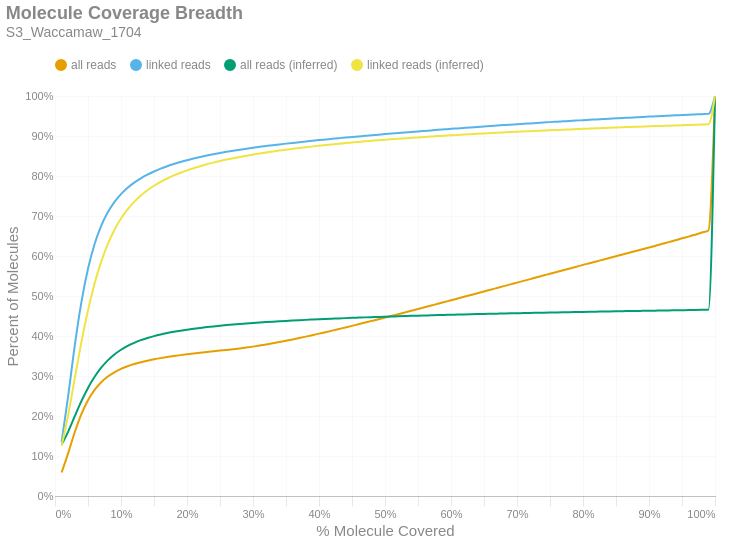

Notebook code cell kept with this figure:
### Markdown cell above
### Molecule Read Coverage
This chart shows molecule coverage breadth as computed by the number of bases aligned to that molecule. In other words, "*how much of each unique long molecule is actually sequenced/aligned?*" Keep in mind there is a distinction between sequences and alignments, since some sequences belonging to a particular molecule may not align well and wouldn't appear in the alignment data. This chart also shows molecule coverage breadth as computed by the *inferred fragment* from which the aligned sequences originate. Unlike read coverage, this calculation takes into account the total insert size, including unsequenced gaps between the forward and reverse reads. Like the previous figures, these are cumulative percents.

### Code cell
if SKIPLR:
    print_html(f"Skipped")
else:
    binned_df = consolidated_hist(valids['coverage_bp'], mask, 0.01, True)
    binned_df_inf = consolidated_hist(valids['coverage_inserts'], mask, 0.01, True)
    binned_df = binned_df.with_columns(pl.lit(binned_df_inf['all reads (cumsum)']).alias('all reads (inferred)'))
    binned_df = binned_df.with_columns(pl.lit(binned_df_inf['linked reads (cumsum)']).alias('linked reads (inferred)'))
    binned_df = binned_df.with_columns(
        (pl.col('bin').cast(pl.Float64) + 0.01).alias('right_edge')
    )

    with SafeRender(binned_df):
        (
            density_plot(binned_df, 'Molecule Coverage Breadth', samplename, 'molcov', ['all reads (inferred)','linked reads (inferred)'])
            .encode(
                #x=alt.X('bin:Q', title="% Molecule Covered").axis(format = '%').scale(padding=0),
                x=alt.X('right_edge:Q', title="% Molecule Covered").axis(format='%').scale(padding=0),
                y=alt.Y('value:Q', title='Percent of Molecules')
                    .axis(format='%')
                    .stack(False)
                    .scale(domainMin=0, padding=0),
                color=alt.Color("key:N").scale(domain = ["all reads", "linked reads", "all reads (inferred)", "linked reads (inferred)"]),
                tooltip = [
                    alt.Tooltip("key:N", title = "Data Type"),
                    alt.Tooltip("range_label:N", title="% Molecule Covered"),
                    alt.Tooltip("value:Q", format = ".2%", title="% Molecules")
                ]
            )
        ).display()

### Figure 1 — Vega-Lite specification as saved in the notebook (floating-point values rounded to 4 significant figures)
{"width": "container", "height": 400, "config": {"title": {"anchor": "start", "dy": -15, "fontSize": 18, "color": "#888888", "subtitleColor": "#888888", "subtitleFontSize": 14}, "arc": {"fill": "#0072B2"}, "axis": {"domainColor": "#888888", "domainWidth": 0.5, "gridWidth": 0.2, "grid": false, "titleFontWeight": 400, "titleFontSize": 15, "labelFontSize": 11, "labelColor": "#888888", "tickColor": "#888888", "tickWidth": 0.2, "titleColor": "#888888"}, "axisBand": {"grid": false}, "axisX": {"grid": true, "tickSize": 10, "domainCap": "round"}, "axisY": {"domain": false, "grid": true, "tickSize": 0, "domainCap": "round"}, "background": "transparent", "header": {"labelFontSize": 15, "labelColor": "#888888", "titleFontSize": 15, "titleFontWeight": 600, "titleColor": "#888888"}, "legend": {"labelFont": "sans-serif", "labelFontSize": 12, "labelColor": "#888888", "symbolSize": 100, "symbolType": "circle", "titleFontSize": 12, "titlePadding": 10, "titleColor": "#888888", "title": null, "orient": "top"}, "range": {"category": ["#E69F00", "#56B4E9", "#009E73", "#F0E442", "#0072B2", "#D55E00", "#CC79A7", "#000000"], "diverging": ["#cfe8f3", "#a2d4ec", "#73bfe2", "#46abdb", "#1696d2", "#12719e"]}, "area": {"fill": "#0072B2", "fillOpacity": 0.7, "line": true, "strokeOpacity": 0.7}, "line": {"color": "#0072B2", "stroke": "#0072B2", "strokeWidth": 2}, "trail": {"color": "#0072B2", "stroke": "#0072B2", "strokeWidth": 0, "size": 1}, "point": {"filled": true, "fillOpacity": 1.0, "size": 95}, "text": {"color": "#888888", "fontSize": 11, "align": "right", "fontWeight": 400, "size": 11}, "bar": {"fill": "#0072B2", "stroke": null}, "view": {"stroke": null, "continuousWidth": 660, "continuousHeight": 400}}, "data": {"name": "data-21782295954d6dbb2259239e8522344a"}, "mark": {"type": "line", "interpolate": "monotone", "point": {"opacity": 0, "size": 275}}, "encoding": {"color": {"field": "key", "scale": {"domain": ["all reads", "linked reads", "all reads (inferred)", "linked reads (inferred)"]}, "type": "nominal"}, "tooltip": [{"field": "key", "title": "Data Type", "type": "nominal"}, {"field": "range_label", "title": "% Molecule Covered", "type": "nominal"}, {"field": "value", "format": ".2%", "title": "% Molecules", "type": "quantitative"}], "x": {"axis": {"format": "%"}, "field": "right_edge", "scale": {"padding": 0}, "title": "% Molecule Covered", "type": "quantitative"}, "y": {"axis": {"format": "%"}, "field": "value", "scale": {"domainMin": 0, "padding": 0}, "stack": false, "title": "Percent of Molecules", "type": "quantitative"}}, "params": [{"name": "param_c36ac31b6afebe62", "select": {"type": "point", "fields": ["key"]}, "bind": "legend"}], "title": {"text": "Molecule Coverage Breadth", "subtitle": "S3_Waccamaw_1704"}, "transform": [{"fold": ["all reads (cumsum)", "linked reads (cumsum)", "all reads (inferred)", "linked reads (inferred)"]}, {"calculate": "replace(datum.key, ' (cumsum)', '')", "as": "key"}, {"filter": {"param": "param_c36ac31b6afebe62"}}], "usermeta": {"embedOptions": {"downloadFileName": "S3_Waccamaw_1704.molcov"}}, "$schema": "https://vega.github.io/schema/vega-lite/v6.1.0.json", "datasets": {"data-21782295954d6dbb2259239e8522344a": [{"bin": "0.0", "interval": "0.0-0.01", "all reads": 0.05865, "linked reads": 0.1349, "all reads (cumsum)": 0.05865, "linked reads (cumsum)": 0.1349, "range_label": "0.0-0.01", "all reads (inferred)": 0.1286, "linked reads (inferred)": 0.1254, "right_edge": 0.01}, {"bin": "0.01", "interval": "0.01-0.02", "all reads": 0.04858, "linked reads": 0.1156, "all reads (cumsum)": 0.1072, "linked reads (cumsum)": 0.2505, "range_label": "0.01-0.02", "all reads (inferred)": 0.161, "linked reads (inferred)": 0.2023, "right_edge": 0.02}, {"bin": "0.02", "interval": "0.02-0.03", "all reads": 0.05272, "linked reads": 0.1263, "all reads (cumsum)": 0.16, "linked reads (cumsum)": 0.3768, "range_label": "0.02-0.03", "all reads (inferred)": 0.1996, "linked reads (inferred)": 0.2946, "right_edge": 0.03}, {"bin": "0.03", "interval": "0.03-0.04", "all reads": 0.04491, "linked reads": 0.1077, "all reads (cumsum)": 0.2049, "linked reads (cumsum)": 0.4845, "range_label": "0.03-0.04", "all reads (inferred)": 0.237, "linked reads (inferred)": 0.3846, "right_edge": 0.04}, {"bin": "0.04", "interval": "0.04-0.05", "all reads": 0.03473, "linked reads": 0.08336, "all reads (cumsum)": 0.2396, "linked reads (cumsum)": 0.5679, "range_label": "0.04-0.05", "all reads (inferred)": 0.2701, "linked reads (inferred)": 0.4641, "right_edge": 0.05}, {"bin": "0.05", "interval": "0.05-0.06", "all reads": 0.02587, "linked reads": 0.06203, "all reads (cumsum)": 0.2655, "linked reads (cumsum)": 0.6299, "range_label": "0.05-0.06", "all reads (inferred)": 0.298, "linked reads (inferred)": 0.531, "right_edge": 0.06}, {"bin": "0.06", "interval": "0.06-0.07", "all reads": 0.01902, "linked reads": 0.04554, "all reads (cumsum)": 0.2845, "linked reads (cumsum)": 0.6755, "range_label": "0.06-0.07", "all reads (inferred)": 0.3208, "linked reads (inferred)": 0.586, "right_edge": 0.07}, {"bin": "0.07", "interval": "0.07-0.08", "all reads": 0.01414, "linked reads": 0.03381, "all reads (cumsum)": 0.2986, "linked reads (cumsum)": 0.7093, "range_label": "0.07-0.08", "all reads (inferred)": 0.3391, "linked reads (inferred)": 0.6299, "right_edge": 0.08}, {"bin": "0.08", "interval": "0.08-0.09", "all reads": 0.01069, "linked reads": 0.0255, "all reads (cumsum)": 0.3093, "linked reads (cumsum)": 0.7348, "range_label": "0.08-0.09", "all reads (inferred)": 0.3537, "linked reads (inferred)": 0.6652, "right_edge": 0.09}, {"bin": "0.09", "interval": "0.09-0.1", "all reads": 0.008348, "linked reads": 0.01988, "all reads (cumsum)": 0.3177, "linked reads (cumsum)": 0.7547, "range_label": "0.09-0.1", "all reads (inferred)": 0.3656, "linked reads (inferred)": 0.6936, "right_edge": 0.1}, {"bin": "0.1", "interval": "0.1-0.11", "all reads": 0.006745, "linked reads": 0.01598, "all reads (cumsum)": 0.3244, "linked reads (cumsum)": 0.7706, "range_label": "0.1-0.11", "all reads (inferred)": 0.3751, "linked reads (inferred)": 0.7165, "right_edge": 0.11}, {"bin": "0.11", "interval": "0.11-0.12", "all reads": 0.005462, "linked reads": 0.01292, "all reads (cumsum)": 0.3299, "linked reads (cumsum)": 0.7836, "range_label": "0.11-0.12", "all reads (inferred)": 0.383, "linked reads (inferred)": 0.7354, "right_edge": 0.12}, {"bin": "0.12", "interval": "0.12-0.13", "all reads": 0.004537, "linked reads": 0.01069, "all reads (cumsum)": 0.3344, "linked reads (cumsum)": 0.7942, "range_label": "0.12-0.13", "all reads (inferred)": 0.3896, "linked reads (inferred)": 0.7512, "right_edge": 0.13}, {"bin": "0.13", "interval": "0.13-0.14", "all reads": 0.003901, "linked reads": 0.009169, "all reads (cumsum)": 0.3383, "linked reads (cumsum)": 0.8034, "range_label": "0.13-0.14", "all reads (inferred)": 0.3951, "linked reads (inferred)": 0.7643, "right_edge": 0.14}, {"bin": "0.14", "interval": "0.14-0.15", "all reads": 0.003367, "linked reads": 0.007868, "all reads (cumsum)": 0.3417, "linked reads (cumsum)": 0.8113, "range_label": "0.14-0.15", "all reads (inferred)": 0.3998, "linked reads (inferred)": 0.7756, "right_edge": 0.15}, {"bin": "0.15", "interval": "0.15-0.16", "all reads": 0.003034, "linked reads": 0.006999, "all reads (cumsum)": 0.3447, "linked reads (cumsum)": 0.8183, "range_label": "0.15-0.16", "all reads (inferred)": 0.4038, "linked reads (inferred)": 0.7853, "right_edge": 0.16}, {"bin": "0.16", "interval": "0.16-0.17", "all reads": 0.00273, "linked reads": 0.006204, "all reads (cumsum)": 0.3474, "linked reads (cumsum)": 0.8245, "range_label": "0.16-0.17", "all reads (inferred)": 0.4074, "linked reads (inferred)": 0.7938, "right_edge": 0.17}, {"bin": "0.17", "interval": "0.17-0.18", "all reads": 0.002483, "linked reads": 0.005533, "all reads (cumsum)": 0.3499, "linked reads (cumsum)": 0.83, "range_label": "0.17-0.18", "all reads (inferred)": 0.4106, "linked reads (inferred)": 0.8014, "right_edge": 0.18}, {"bin": "0.18", "interval": "0.18-0.19", "all reads": 0.002271, "linked reads": 0.00496, "all reads (cumsum)": 0.3522, "linked reads (cumsum)": 0.835, "range_label": "0.18-0.19", "all reads (inferred)": 0.4133, "linked reads (inferred)": 0.808, "right_edge": 0.19}, {"bin": "0.19", "interval": "0.19-0.2", "all reads": 0.002144, "linked reads": 0.004606, "all reads (cumsum)": 0.3543, "linked reads (cumsum)": 0.8396, "range_label": "0.19-0.2", "all reads (inferred)": 0.4159, "linked reads (inferred)": 0.8141, "right_edge": 0.2}, {"bin": "0.2", "interval": "0.2-0.21", "all reads": 0.001975, "linked reads": 0.004115, "all reads (cumsum)": 0.3563, "linked reads (cumsum)": 0.8437, "range_label": "0.2-0.21", "all reads (inferred)": 0.4182, "linked reads (inferred)": 0.8196, "right_edge": 0.21}, {"bin": "0.21", "interval": "0.21-0.22", "all reads": 0.001873, "linked reads": 0.003806, "all reads (cumsum)": 0.3582, "linked reads (cumsum)": 0.8475, "range_label": "0.21-0.22", "all reads (inferred)": 0.4203, "linked reads (inferred)": 0.8245, "right_edge": 0.22}, {"bin": "0.22", "interval": "0.22-0.23", "all reads": 0.001809, "linked reads": 0.003574, "all reads (cumsum)": 0.36, "linked reads (cumsum)": 0.8511, "range_label": "0.22-0.23", "all reads (inferred)": 0.4222, "linked reads (inferred)": 0.8292, "right_edge": 0.23}, {"bin": "0.23", "interval": "0.23-0.24", "all reads": 0.001753, "linked reads": 0.003318, "all reads (cumsum)": 0.3617, "linked reads (cumsum)": 0.8544, "range_label": "0.23-0.24", "all reads (inferred)": 0.424, "linked reads (inferred)": 0.8334, "right_edge": 0.24}, {"bin": "0.24", "interval": "0.24-0.25", "all reads": 0.001724, "linked reads": 0.003143, "all reads (cumsum)": 0.3635, "linked reads (cumsum)": 0.8575, "range_label": "0.24-0.25", "all reads (inferred)": 0.4257, "linked reads (inferred)": 0.8374, "right_edge": 0.25}, {"bin": "0.25", "interval": "0.25-0.26", "all reads": 0.001682, "linked reads": 0.002914, "all reads (cumsum)": 0.3652, "linked reads (cumsum)": 0.8605, "range_label": "0.25-0.26", "all reads (inferred)": 0.4272, "linked reads (inferred)": 0.841, "right_edge": 0.26}, {"bin": "0.26", "interval": "0.26-0.27", "all reads": 0.001772, "linked reads": 0.002751, "all reads (cumsum)": 0.3669, "linked reads (cumsum)": 0.8632, "range_label": "0.26-0.27", "all reads (inferred)": 0.4286, "linked reads (inferred)": 0.8444, "right_edge": 0.27}, {"bin": "0.27", "interval": "0.27-0.28", "all reads": 0.001942, "linked reads": 0.002612, "all reads (cumsum)": 0.3689, "linked reads (cumsum)": 0.8658, "range_label": "0.27-0.28", "all reads (inferred)": 0.43, "linked reads (inferred)": 0.8477, "right_edge": 0.28}, {"bin": "0.28", "interval": "0.28-0.29", "all reads": 0.002176, "linked reads": 0.002499, "all reads (cumsum)": 0.371, "linked reads (cumsum)": 0.8683, "range_label": "0.28-0.29", "all reads (inferred)": 0.4313, "linked reads (inferred)": 0.8507, "right_edge": 0.29}, {"bin": "0.29", "interval": "0.29-0.3", "all reads": 0.002414, "linked reads": 0.002372, "all reads (cumsum)": 0.3735, "linked reads (cumsum)": 0.8707, "range_label": "0.29-0.3", "all reads (inferred)": 0.4325, "linked reads (inferred)": 0.8535, "right_edge": 0.3}, {"bin": "0.3", "interval": "0.3-0.31", "all reads": 0.002571, "linked reads": 0.002204, "all reads (cumsum)": 0.376, "linked reads (cumsum)": 0.8729, "range_label": "0.3-0.31", "all reads (inferred)": 0.4336, "linked reads (inferred)": 0.8562, "right_edge": 0.31}, {"bin": "0.31", "interval": "0.31-0.32", "all reads": 0.002776, "linked reads": 0.002116, "all reads (cumsum)": 0.3788, "linked reads (cumsum)": 0.875, "range_label": "0.31-0.32", "all reads (inferred)": 0.4347, "linked reads (inferred)": 0.8588, "right_edge": 0.32}, {"bin": "0.32", "interval": "0.32-0.33", "all reads": 0.002976, "linked reads": 0.002077, "all reads (cumsum)": 0.3818, "linked reads (cumsum)": 0.8771, "range_label": "0.32-0.33", "all reads (inferred)": 0.4358, "linked reads (inferred)": 0.8613, "right_edge": 0.33}, {"bin": "0.33", "interval": "0.33-0.34", "all reads": 0.003089, "linked reads": 0.001957, "all reads (cumsum)": 0.3849, "linked reads (cumsum)": 0.879, "range_label": "0.33-0.34", "all reads (inferred)": 0.4368, "linked reads (inferred)": 0.8636, "right_edge": 0.34}, {"bin": "0.34", "interval": "0.34-0.35", "all reads": 0.003241, "linked reads": 0.001912, "all reads (cumsum)": 0.3881, "linked reads (cumsum)": 0.881, "range_label": "0.34-0.35", "all reads (inferred)": 0.4377, "linked reads (inferred)": 0.8659, "right_edge": 0.35}, {"bin": "0.35", "interval": "0.35-0.36", "all reads": 0.003338, "linked reads": 0.001839, "all reads (cumsum)": 0.3914, "linked reads (cumsum)": 0.8828, "range_label": "0.35-0.36", "all reads (inferred)": 0.4386, "linked reads (inferred)": 0.868, "right_edge": 0.36}, {"bin": "0.36", "interval": "0.36-0.37", "all reads": 0.003443, "linked reads": 0.001792, "all reads (cumsum)": 0.3949, "linked reads (cumsum)": 0.8846, "range_label": "0.36-0.37", "all reads (inferred)": 0.4395, "linked reads (inferred)": 0.87, "right_edge": 0.37}, {"bin": "0.37", "interval": "0.37-0.38", "all reads": 0.003546, "linked reads": 0.001754, "all reads (cumsum)": 0.3984, "linked reads (cumsum)": 0.8863, "range_label": "0.37-0.38", "all reads (inferred)": 0.4403, "linked reads (inferred)": 0.872, "right_edge": 0.38}, {"bin": "0.38", "interval": "0.38-0.39", "all reads": 0.003669, "linked reads": 0.001681, "all reads (cumsum)": 0.4021, "linked reads (cumsum)": 0.888, "range_label": "0.38-0.39", "all reads (inferred)": 0.4411, "linked reads (inferred)": 0.8738, "right_edge": 0.39}, {"bin": "0.39", "interval": "0.39-0.4", "all reads": 0.003789, "linked reads": 0.001694, "all reads (cumsum)": 0.4059, "linked reads (cumsum)": 0.8897, "range_label": "0.39-0.4", "all reads (inferred)": 0.4419, "linked reads (inferred)": 0.8756, "right_edge": 0.4}, {"bin": "0.4", "interval": "0.4-0.41", "all reads": 0.003689, "linked reads": 0.001601, "all reads (cumsum)": 0.4096, "linked reads (cumsum)": 0.8913, "range_label": "0.4-0.41", "all reads (inferred)": 0.4426, "linked reads (inferred)": 0.8774, "right_edge": 0.41}, {"bin": "0.41", "interval": "0.41-0.42", "all reads": 0.003854, "linked reads": 0.001589, "all reads (cumsum)": 0.4134, "linked reads (cumsum)": 0.8929, "range_label": "0.41-0.42", "all reads (inferred)": 0.4433, "linked reads (inferred)": 0.879, "right_edge": 0.42}, {"bin": "0.42", "interval": "0.42-0.43", "all reads": 0.003947, "linked reads": 0.0016, "all reads (cumsum)": 0.4174, "linked reads (cumsum)": 0.8945, "range_label": "0.42-0.43", "all reads (inferred)": 0.444, "linked reads (inferred)": 0.8807, "right_edge": 0.43}, {"bin": "0.43", "interval": "0.43-0.44", "all reads": 0.003961, "linked reads": 0.001562, "all reads (cumsum)": 0.4213, "linked reads (cumsum)": 0.8961, "range_label": "0.43-0.44", "all reads (inferred)": 0.4447, "linked reads (inferred)": 0.8822, "right_edge": 0.44}, {"bin": "0.44", "interval": "0.44-0.45", "all reads": 0.004031, "linked reads": 0.001463, "all reads (cumsum)": 0.4254, "linked reads (cumsum)": 0.8975, "range_label": "0.44-0.45", "all reads (inferred)": 0.4453, "linked reads (inferred)": 0.8837, "right_edge": 0.45}, {"bin": "0.45", "interval": "0.45-0.46", "all reads": 0.004113, "linked reads": 0.001474, "all reads (cumsum)": 0.4295, "linked reads (cumsum)": 0.899, "range_label": "0.45-0.46", "all reads (inferred)": 0.446, "linked reads (inferred)": 0.8852, "right_edge": 0.46}, {"bin": "0.46", "interval": "0.46-0.47", "all reads": 0.004094, "linked reads": 0.001476, "all reads (cumsum)": 0.4336, "linked reads (cumsum)": 0.9005, "range_label": "0.46-0.47", "all reads (inferred)": 0.4466, "linked reads (inferred)": 0.8866, "right_edge": 0.47}, {"bin": "0.47", "interval": "0.47-0.48", "all reads": 0.004194, "linked reads": 0.001459, "all reads (cumsum)": 0.4378, "linked reads (cumsum)": 0.9019, "range_label": "0.47-0.48", "all reads (inferred)": 0.4471, "linked reads (inferred)": 0.8879, "right_edge": 0.48}, {"bin": "0.48", "interval": "0.48-0.49", "all reads": 0.004027, "linked reads": 0.001395, "all reads (cumsum)": 0.4418, "linked reads (cumsum)": 0.9033, "range_label": "0.48-0.49", "all reads (inferred)": 0.4477, "linked reads (inferred)": 0.8893, "right_edge": 0.49}, {"bin": "0.49", "interval": "0.49-0.5", "all reads": 0.004469, "linked reads": 0.001429, "all reads (cumsum)": 0.4463, "linked reads (cumsum)": 0.9048, "range_label": "0.49-0.5", "all reads (inferred)": 0.4483, "linked reads (inferred)": 0.8906, "right_edge": 0.5}, {"bin": "0.5", "interval": "0.5-0.51", "all reads": 0.003876, "linked reads": 0.001292, "all reads (cumsum)": 0.4501, "linked reads (cumsum)": 0.9061, "range_label": "0.5-0.51", "all reads (inferred)": 0.4488, "linked reads (inferred)": 0.8918, "right_edge": 0.51}, {"bin": "0.51", "interval": "0.51-0.52", "all reads": 0.004389, "linked reads": 0.001393, "all reads (cumsum)": 0.4545, "linked reads (cumsum)": 0.9074, "range_label": "0.51-0.52", "all reads (inferred)": 0.4493, "linked reads (inferred)": 0.893, "right_edge": 0.52}, {"bin": "0.52", "interval": "0.52-0.53", "all reads": 0.004226, "linked reads": 0.001339, "all reads (cumsum)": 0.4588, "linked reads (cumsum)": 0.9088, "range_label": "0.52-0.53", "all reads (inferred)": 0.4498, "linked reads (inferred)": 0.8942, "right_edge": 0.53}, {"bin": "0.53", "interval": "0.53-0.54", "all reads": 0.004308, "linked reads": 0.001305, "all reads (cumsum)": 0.4631, "linked reads (cumsum)": 0.9101, "range_label": "0.53-0.54", "all reads (inferred)": 0.4503, "linked reads (inferred)": 0.8954, "right_edge": 0.54}, {"bin": "0.54", "interval": "0.54-0.55", "all reads": 0.004249, "linked reads": 0.001335, "all reads (cumsum)": 0.4673, "linked reads (cumsum)": 0.9114, "range_label": "0.54-0.55", "all reads (inferred)": 0.4508, "linked reads (inferred)": 0.8965, "right_edge": 0.55}, {"bin": "0.55", "interval": "0.55-0.56", "all reads": 0.004367, "linked reads": 0.001305, "all reads (cumsum)": 0.4717, "linked reads (cumsum)": 0.9127, "range_label": "0.55-0.56", "all reads (inferred)": 0.4513, "linked reads (inferred)": 0.8976, "right_edge": 0.56}, {"bin": "0.56", "interval": "0.56-0.57", "all reads": 0.004389, "linked reads": 0.001307, "all reads (cumsum)": 0.4761, "linked reads (cumsum)": 0.914, "range_label": "0.56-0.57", "all reads (inferred)": 0.4518, "linked reads (inferred)": 0.8986, "right_edge": 0.57}, {"bin": "0.57", "interval": "0.57-0.58", "all reads": 0.004379, "linked reads": 0.001291, "all reads (cumsum)": 0.4805, "linked reads (cumsum)": 0.9153, "range_label": "0.57-0.58", "all reads (inferred)": 0.4522, "linked reads (inferred)": 0.8997, "right_edge": 0.58}, {"bin": "0.58", "interval": "0.58-0.59", "all reads": 0.004415, "linked reads": 0.001246, "all reads (cumsum)": 0.4849, "linked reads (cumsum)": 0.9166, "range_label": "0.58-0.59", "all reads (inferred)": 0.4526, "linked reads (inferred)": 0.9007, "right_edge": 0.59}, {"bin": "0.59", "interval": "0.59-0.6", "all reads": 0.00444, "linked reads": 0.001253, "all reads (cumsum)": 0.4893, "linked reads (cumsum)": 0.9178, "range_label": "0.59-0.6", "all reads (inferred)": 0.4531, "linked reads (inferred)": 0.9017, "right_edge": 0.6}, {"bin": "0.6", "interval": "0.6-0.61", "all reads": 0.004296, "linked reads": 0.001225, "all reads (cumsum)": 0.4936, "linked reads (cumsum)": 0.9191, "range_label": "0.6-0.61", "all reads (inferred)": 0.4535, "linked reads (inferred)": 0.9026, "right_edge": 0.61}, {"bin": "0.61", "interval": "0.61-0.62", "all reads": 0.004455, "linked reads": 0.001228, "all reads (cumsum)": 0.4981, "linked reads (cumsum)": 0.9203, "range_label": "0.61-0.62", "all reads (inferred)": 0.4539, "linked reads (inferred)": 0.9037, "right_edge": 0.62}, {"bin": "0.62", "interval": "0.62-0.63", "all reads": 0.004391, "linked reads": 0.001209, "all reads (cumsum)": 0.5025, "linked reads (cumsum)": 0.9215, "range_label": "0.62-0.63", "all reads (inferred)": 0.4544, "linked reads (inferred)": 0.9046, "right_edge": 0.63}, {"bin": "0.63", "interval": "0.63-0.64", "all reads": 0.00443, "linked reads": 0.00117, "all reads (cumsum)": 0.5069, "linked reads (cumsum)": 0.9227, "range_label": "0.63-0.64", "all reads (inferred)": 0.4547, "linked reads (inferred)": 0.9055, "right_edge": 0.64}, {"bin": "0.64", "interval": "0.64-0.65", "all reads": 0.004373, "linked reads": 0.001148, "all reads (cumsum)": 0.5113, "linked reads (cumsum)": 0.9238, "range_label": "0.64-0.65", "all reads (inferred)": 0.4551, "linked reads (inferred)": 0.9064, "right_edge": 0.65}, {"bin": "0.65", "interval": "0.65-0.66", "all reads": 0.004578, "linked reads": 0.001173, "all reads (cumsum)": 0.5158, "linked reads (cumsum)": 0.925, "range_label": "0.65-0.66", "all reads (inferred)": 0.4555, "linked reads (inferred)": 0.9072, "right_edge": 0.66}, {"bin": "0.66", "interval": "0.66-0.67", "all reads": 0.00438, "linked reads": 0.001116, "all reads (cumsum)": 0.5202, "linked reads (cumsum)": 0.9261, "range_label": "0.66-0.67", "all reads (inferred)": 0.4559, "linked reads (inferred)": 0.9081, "right_edge": 0.67}, {"bin": "0.67", "interval": "0.67-0.68", "all reads": 0.004436, "linked reads": 0.001143, "all reads (cumsum)": 0.5246, "linked reads (cumsum)": 0.9272, "range_label": "0.67-0.68", "all reads (inferred)": 0.4563, "linked reads (inferred)": 0.9089, "right_edge": 0.68}, {"bin": "0.68", "interval": "0.68-0.69", "all reads": 0.004365, "linked reads": 0.001098, "all reads (cumsum)": 0.529, "linked reads (cumsum)": 0.9283, "range_label": "0.68-0.69", "all reads (inferred)": 0.4566, "linked reads (inferred)": 0.9098, "right_edge": 0.69}, {"bin": "0.69", "interval": "0.69-0.7", "all reads": 0.004494, "linked reads": 0.001086, "all reads (cumsum)": 0.5335, "linked reads (cumsum)": 0.9294, "range_label": "0.69-0.7", "all reads (inferred)": 0.457, "linked reads (inferred)": 0.9106, "right_edge": 0.7}, {"bin": "0.7", "interval": "0.7-0.71", "all reads": 0.004352, "linked reads": 0.001061, "all reads (cumsum)": 0.5379, "linked reads (cumsum)": 0.9305, "range_label": "0.7-0.71", "all reads (inferred)": 0.4573, "linked reads (inferred)": 0.9113, "right_edge": 0.71}, {"bin": "0.71", "interval": "0.71-0.72", "all reads": 0.004409, "linked reads": 0.001071, "all reads (cumsum)": 0.5423, "linked reads (cumsum)": 0.9316, "range_label": "0.71-0.72", "all reads (inferred)": 0.4577, "linked reads (inferred)": 0.9121, "right_edge": 0.72}, {"bin": "0.72", "interval": "0.72-0.73", "all reads": 0.004467, "linked reads": 0.001051, "all reads (cumsum)": 0.5467, "linked reads (cumsum)": 0.9326, "range_label": "0.72-0.73", "all reads (inferred)": 0.458, "linked reads (inferred)": 0.9128, "right_edge": 0.73}, {"bin": "0.73", "interval": "0.73-0.74", "all reads": 0.004351, "linked reads": 0.00103, "all reads (cumsum)": 0.5511, "linked reads (cumsum)": 0.9336, "range_label": "0.73-0.74", "all reads (inferred)": 0.4583, "linked reads (inferred)": 0.9136, "right_edge": 0.74}, {"bin": "0.74", "interval": "0.74-0.75", "all reads": 0.004582, "linked reads": 0.001054, "all reads (cumsum)": 0.5557, "linked reads (cumsum)": 0.9347, "range_label": "0.74-0.75", "all reads (inferred)": 0.4587, "linked reads (inferred)": 0.9144, "right_edge": 0.75}, {"bin": "0.75", "interval": "0.75-0.76", "all reads": 0.004338, "linked reads": 0.0009759, "all reads (cumsum)": 0.56, "linked reads (cumsum)": 0.9357, "range_label": "0.75-0.76", "all reads (inferred)": 0.459, "linked reads (inferred)": 0.9151, "right_edge": 0.76}, {"bin": "0.76", "interval": "0.76-0.77", "all reads": 0.004396, "linked reads": 0.0009767, "all reads (cumsum)": 0.5644, "linked reads (cumsum)": 0.9366, "range_label": "0.76-0.77", "all reads (inferred)": 0.4593, "linked reads (inferred)": 0.9158, "right_edge": 0.77}, {"bin": "0.77", "interval": "0.77-0.78", "all reads": 0.004366, "linked reads": 0.0009746, "all reads (cumsum)": 0.5688, "linked reads (cumsum)": 0.9376, "range_label": "0.77-0.78", "all reads (inferred)": 0.4597, "linked reads (inferred)": 0.9165, "right_edge": 0.78}, {"bin": "0.78", "interval": "0.78-0.79", "all reads": 0.004378, "linked reads": 0.0009748, "all reads (cumsum)": 0.5731, "linked reads (cumsum)": 0.9386, "range_label": "0.78-0.79", "all reads (inferred)": 0.46, "linked reads (inferred)": 0.9172, "right_edge": 0.79}, {"bin": "0.79", "interval": "0.79-0.8", "all reads": 0.004592, "linked reads": 0.00103, "all reads (cumsum)": 0.5777, "linked reads (cumsum)": 0.9396, "range_label": "0.79-0.8", "all reads (inferred)": 0.4603, "linked reads (inferred)": 0.9179, "right_edge": 0.8}, {"bin": "0.8", "interval": "0.8-0.81", "all reads": 0.004229, "linked reads": 0.0009124, "all reads (cumsum)": 0.582, "linked reads (cumsum)": 0.9405, "range_label": "0.8-0.81", "all reads (inferred)": 0.4606, "linked reads (inferred)": 0.9186, "right_edge": 0.81}, {"bin": "0.81", "interval": "0.81-0.82", "all reads": 0.004318, "linked reads": 0.0009364, "all reads (cumsum)": 0.5863, "linked reads (cumsum)": 0.9415, "range_label": "0.81-0.82", "all reads (inferred)": 0.4609, "linked reads (inferred)": 0.9192, "right_edge": 0.82}, {"bin": "0.82", "interval": "0.82-0.83", "all reads": 0.004416, "linked reads": 0.0009092, "all reads (cumsum)": 0.5907, "linked reads (cumsum)": 0.9424, "range_label": "0.82-0.83", "all reads (inferred)": 0.4612, "linked reads (inferred)": 0.9199, "right_edge": 0.83}, {"bin": "0.83", "interval": "0.83-0.84", "all reads": 0.004403, "linked reads": 0.0009061, "all reads (cumsum)": 0.5951, "linked reads (cumsum)": 0.9433, "range_label": "0.83-0.84", "all reads (inferred)": 0.4615, "linked reads (inferred)": 0.9206, "right_edge": 0.84}, {"bin": "0.84", "interval": "0.84-0.85", "all reads": 0.004327, "linked reads": 0.0008676, "all reads (cumsum)": 0.5994, "linked reads (cumsum)": 0.9442, "range_label": "0.84-0.85", "all reads (inferred)": 0.4618, "linked reads (inferred)": 0.9212, "right_edge": 0.85}, {"bin": "0.85", "interval": "0.85-0.86", "all reads": 0.004378, "linked reads": 0.0008945, "all reads (cumsum)": 0.6038, "linked reads (cumsum)": 0.945, "range_label": "0.85-0.86", "all reads (inferred)": 0.462, "linked reads (inferred)": 0.9218, "right_edge": 0.86}, {"bin": "0.86", "interval": "0.86-0.87", "all reads": 0.004345, "linked reads": 0.0008384, "all reads (cumsum)": 0.6082, "linked reads (cumsum)": 0.9459, "range_label": "0.86-0.87", "all reads (inferred)": 0.4623, "linked reads (inferred)": 0.9224, "right_edge": 0.87}, {"bin": "0.87", "interval": "0.87-0.88", "all reads": 0.004424, "linked reads": 0.000866, "all reads (cumsum)": 0.6126, "linked reads (cumsum)": 0.9468, "range_label": "0.87-0.88", "all reads (inferred)": 0.4626, "linked reads (inferred)": 0.923, "right_edge": 0.88}, {"bin": "0.88", "interval": "0.88-0.89", "all reads": 0.004366, "linked reads": 0.000865, "all reads (cumsum)": 0.6169, "linked reads (cumsum)": 0.9476, "range_label": "0.88-0.89", "all reads (inferred)": 0.4629, "linked reads (inferred)": 0.9236, "right_edge": 0.89}, {"bin": "0.89", "interval": "0.89-0.9", "all reads": 0.004486, "linked reads": 0.0008423, "all reads (cumsum)": 0.6214, "linked reads (cumsum)": 0.9485, "range_label": "0.89-0.9", "all reads (inferred)": 0.4631, "linked reads (inferred)": 0.9242, "right_edge": 0.9}, {"bin": "0.9", "interval": "0.9-0.91", "all reads": 0.004225, "linked reads": 0.000802, "all reads (cumsum)": 0.6257, "linked reads (cumsum)": 0.9493, "range_label": "0.9-0.91", "all reads (inferred)": 0.4634, "linked reads (inferred)": 0.9247, "right_edge": 0.91}, {"bin": "0.91", "interval": "0.91-0.92", "all reads": 0.004766, "linked reads": 0.0008155, "all reads (cumsum)": 0.6304, "linked reads (cumsum)": 0.9501, "range_label": "0.91-0.92", "all reads (inferred)": 0.4637, "linked reads (inferred)": 0.9253, "right_edge": 0.92}, {"bin": "0.92", "interval": "0.92-0.93", "all reads": 0.004208, "linked reads": 0.0007741, "all reads (cumsum)": 0.6346, "linked reads (cumsum)": 0.9509, "range_label": "0.92-0.93", "all reads (inferred)": 0.4639, "linked reads (inferred)": 0.9259, "right_edge": 0.93}, {"bin": "0.93", "interval": "0.93-0.94", "all reads": 0.004602, "linked reads": 0.0007773, "all reads (cumsum)": 0.6392, "linked reads (cumsum)": 0.9516, "range_label": "0.93-0.94", "all reads (inferred)": 0.4642, "linked reads (inferred)": 0.9264, "right_edge": 0.94}, {"bin": "0.94", "interval": "0.94-0.95", "all reads": 0.004937, "linked reads": 0.0007717, "all reads (cumsum)": 0.6442, "linked reads (cumsum)": 0.9524, "range_label": "0.94-0.95", "all reads (inferred)": 0.4645, "linked reads (inferred)": 0.927, "right_edge": 0.95}, {"bin": "0.95", "interval": "0.95-0.96", "all reads": 0.004202, "linked reads": 0.000762, "all reads (cumsum)": 0.6484, "linked reads (cumsum)": 0.9532, "range_label": "0.95-0.96", "all reads (inferred)": 0.4648, "linked reads (inferred)": 0.9276, "right_edge": 0.96}, {"bin": "0.96", "interval": "0.96-0.97", "all reads": 0.004938, "linked reads": 0.0007054, "all reads (cumsum)": 0.6533, "linked reads (cumsum)": 0.9539, "range_label": "0.96-0.97", "all reads (inferred)": 0.4651, "linked reads (inferred)": 0.9282, "right_edge": 0.97}, {"bin": "0.97", "interval": "0.97-0.98", "all reads": 0.005267, "linked reads": 0.0007114, "all reads (cumsum)": 0.6586, "linked reads (cumsum)": 0.9546, "range_label": "0.97-0.98", "all reads (inferred)": 0.4654, "linked reads (inferred)": 0.9288, "right_edge": 0.98}, {"bin": "0.98", "interval": "0.98-0.99", "all reads": 0.005114, "linked reads": 0.0007267, "all reads (cumsum)": 0.6637, "linked reads (cumsum)": 0.9553, "range_label": "0.98-0.99", "all reads (inferred)": 0.4657, "linked reads (inferred)": 0.9293, "right_edge": 0.99}, {"bin": "0.99", "interval": "0.99-1.0", "all reads": 0.3363, "linked reads": 0.04469, "all reads (cumsum)": 1.0, "linked reads (cumsum)": 1.0, "range_label": "0.99-1.0", "all reads (inferred)": 1.0, "linked reads (inferred)": 1.0, "right_edge": 1.0}]}}
